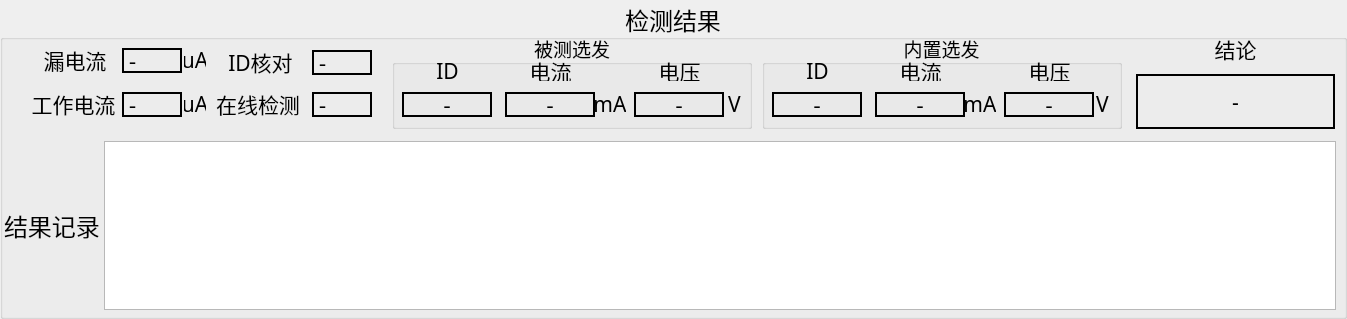
   <widget class="QGroupBox" name="groupBox_3">
    <property name="geometry">
     <rect>
      <x>10</x>
      <y>356</y>
      <width>1347</width>
      <height>319</height>
     </rect>
    </property>
    <property name="font">
     <font>
      <family>幼圆</family>
      <pointsize>18</pointsize>
     </font>
    </property>
    <property name="inputMethodHints">
     <set>Qt::ImhNone</set>
    </property>
    <property name="title">
     <string>检测结果</string>
    </property>
    <property name="alignment">
     <set>Qt::AlignCenter</set>
    </property>
    <property name="flat">
     <bool>false</bool>
    </property>
    <property name="checkable">
     <bool>false</bool>
    </property>
    <widget class="QLabel" name="label_operator_16">
     <property name="geometry">
      <rect>
       <x>4</x>
       <y>208</y>
       <width>97</width>
       <height>35</height>
      </rect>
     </property>
     <property name="font">
      <font>
       <family>幼圆</family>
       <pointsize>18</pointsize>
      </font>
     </property>
     <property name="text">
      <string>结果记录</string>
     </property>
     <property name="textFormat">
      <enum>Qt::AutoText</enum>
     </property>
    </widget>
    <widget class="QTableView" name="tableView_result">
     <property name="geometry">
      <rect>
       <x>104</x>
       <y>141</y>
       <width>1232</width>
       <height>169</height>
      </rect>
     </property>
    </widget>
    <widget class="QLabel" name="label_operator_70">
     <property name="geometry">
      <rect>
       <x>1138</x>
       <y>32</y>
       <width>195</width>
       <height>33</height>
      </rect>
     </property>
     <property name="font">
      <font>
       <family>幼圆</family>
       <pointsize>16</pointsize>
       <weight>50</weight>
       <bold>false</bold>
      </font>
     </property>
     <property name="text">
      <string>结论</string>
     </property>
     <property name="textFormat">
      <enum>Qt::AutoText</enum>
     </property>
     <property name="alignment">
      <set>Qt::AlignCenter</set>
     </property>
    </widget>
    <widget class="QLabel" name="label_finalResult">
     <property name="geometry">
      <rect>
       <x>1136</x>
       <y>74</y>
       <width>199</width>
       <height>55</height>
      </rect>
     </property>
     <property name="font">
      <font>
       <family>幼圆</family>
       <pointsize>16</pointsize>
       <weight>50</weight>
       <bold>false</bold>
      </font>
     </property>
     <property name="tabletTracking">
      <bool>false</bool>
     </property>
     <property name="frameShape">
      <enum>QFrame::WinPanel</enum>
     </property>
     <property name="frameShadow">
      <enum>QFrame::Plain</enum>
     </property>
     <property name="lineWidth">
      <number>1</number>
     </property>
     <property name="midLineWidth">
      <number>0</number>
     </property>
     <property name="text">
      <string>-</string>
     </property>
     <property name="textFormat">
      <enum>Qt::AutoText</enum>
     </property>
     <property name="alignment">
      <set>Qt::AlignCenter</set>
     </property>
     <property name="wordWrap">
      <bool>false</bool>
     </property>
     <property name="openExternalLinks">
      <bool>false</bool>
     </property>
    </widget>
    <widget class="QLabel" name="label_operator_50">
     <property name="geometry">
      <rect>
       <x>31</x>
       <y>46</y>
       <width>88</width>
       <height>27</height>
      </rect>
     </property>
     <property name="font">
      <font>
       <family>幼圆</family>
       <pointsize>16</pointsize>
       <weight>50</weight>
       <bold>false</bold>
      </font>
     </property>
     <property name="text">
      <string>漏电流</string>
     </property>
     <property name="textFormat">
      <enum>Qt::AutoText</enum>
     </property>
     <property name="alignment">
      <set>Qt::AlignCenter</set>
     </property>
    </widget>
    <widget class="QLabel" name="label_operator_53">
     <property name="geometry">
      <rect>
       <x>28</x>
       <y>90</y>
       <width>91</width>
       <height>27</height>
      </rect>
     </property>
     <property name="font">
      <font>
       <family>幼圆</family>
       <pointsize>16</pointsize>
       <weight>50</weight>
       <bold>false</bold>
      </font>
     </property>
     <property name="text">
      <string>工作电流</string>
     </property>
     <property name="textFormat">
      <enum>Qt::AutoText</enum>
     </property>
     <property name="alignment">
      <set>Qt::AlignCenter</set>
     </property>
    </widget>
    <widget class="QGroupBox" name="groupBox_5">
     <property name="geometry">
      <rect>
       <x>762</x>
       <y>32</y>
       <width>360</width>
       <height>97</height>
      </rect>
     </property>
     <property name="font">
      <font>
       <family>幼圆</family>
       <pointsize>14</pointsize>
       <weight>50</weight>
       <bold>false</bold>
      </font>
     </property>
     <property name="title">
      <string>内置选发</string>
     </property>
     <property name="alignment">
      <set>Qt::AlignCenter</set>
     </property>
     <widget class="QLabel" name="label_resDet1Current">
      <property name="geometry">
       <rect>
        <x>113</x>
        <y>60</y>
        <width>90</width>
        <height>25</height>
       </rect>
      </property>
      <property name="font">
       <font>
        <family>Times New Roman</family>
        <pointsize>16</pointsize>
        <weight>50</weight>
        <bold>false</bold>
       </font>
      </property>
      <property name="tabletTracking">
       <bool>false</bool>
      </property>
      <property name="frameShape">
       <enum>QFrame::WinPanel</enum>
      </property>
      <property name="frameShadow">
       <enum>QFrame::Plain</enum>
      </property>
      <property name="lineWidth">
       <number>1</number>
      </property>
      <property name="midLineWidth">
       <number>0</number>
      </property>
      <property name="text">
       <string>-</string>
      </property>
      <property name="textFormat">
       <enum>Qt::AutoText</enum>
      </property>
      <property name="alignment">
       <set>Qt::AlignCenter</set>
      </property>
      <property name="wordWrap">
       <bool>false</bool>
      </property>
      <property name="openExternalLinks">
       <bool>false</bool>
      </property>
     </widget>
     <widget class="QLabel" name="label_resDet1Voltage">
      <property name="geometry">
       <rect>
        <x>242</x>
        <y>60</y>
        <width>90</width>
        <height>25</height>
       </rect>
      </property>
      <property name="font">
       <font>
        <family>Times New Roman</family>
        <pointsize>16</pointsize>
        <weight>50</weight>
        <bold>false</bold>
       </font>
      </property>
      <property name="tabletTracking">
       <bool>false</bool>
      </property>
      <property name="frameShape">
       <enum>QFrame::WinPanel</enum>
      </property>
      <property name="frameShadow">
       <enum>QFrame::Plain</enum>
      </property>
      <property name="lineWidth">
       <number>1</number>
      </property>
      <property name="midLineWidth">
       <number>0</number>
      </property>
      <property name="text">
       <string>-</string>
      </property>
      <property name="textFormat">
       <enum>Qt::AutoText</enum>
      </property>
      <property name="alignment">
       <set>Qt::AlignCenter</set>
      </property>
      <property name="wordWrap">
       <bool>false</bool>
      </property>
      <property name="openExternalLinks">
       <bool>false</bool>
      </property>
     </widget>
     <widget class="QLabel" name="label_operator_65">
      <property name="geometry">
       <rect>
        <x>12</x>
        <y>28</y>
        <width>87</width>
        <height>21</height>
       </rect>
      </property>
      <property name="font">
       <font>
        <family>幼圆</family>
        <pointsize>16</pointsize>
        <weight>50</weight>
        <bold>false</bold>
       </font>
      </property>
      <property name="text">
       <string>ID</string>
      </property>
      <property name="textFormat">
       <enum>Qt::AutoText</enum>
      </property>
      <property name="alignment">
       <set>Qt::AlignCenter</set>
      </property>
     </widget>
     <widget class="QLabel" name="label_operator_66">
      <property name="geometry">
       <rect>
        <x>114</x>
        <y>28</y>
        <width>89</width>
        <height>21</height>
       </rect>
      </property>
      <property name="font">
       <font>
        <family>幼圆</family>
        <pointsize>16</pointsize>
        <weight>50</weight>
        <bold>false</bold>
       </font>
      </property>
      <property name="text">
       <string>电流</string>
      </property>
      <property name="textFormat">
       <enum>Qt::AutoText</enum>
      </property>
      <property name="alignment">
       <set>Qt::AlignCenter</set>
      </property>
     </widget>
     <widget class="QLabel" name="label_operator_67">
      <property name="geometry">
       <rect>
        <x>202</x>
        <y>56</y>
        <width>32</width>
        <height>32</height>
       </rect>
      </property>
      <property name="font">
       <font>
        <family>幼圆</family>
        <pointsize>16</pointsize>
        <weight>50</weight>
        <bold>false</bold>
       </font>
      </property>
      <property name="text">
       <string>mA</string>
      </property>
      <property name="textFormat">
       <enum>Qt::AutoText</enum>
      </property>
      <property name="alignment">
       <set>Qt::AlignBottom|Qt::AlignHCenter</set>
      </property>
      <property name="wordWrap">
       <bool>false</bool>
      </property>
      <property name="margin">
       <number>5</number>
      </property>
      <property name="indent">
       <number>1</number>
      </property>
     </widget>
     <widget class="QLabel" name="label_operator_68">
      <property name="geometry">
       <rect>
        <x>244</x>
        <y>28</y>
        <width>87</width>
        <height>21</height>
       </rect>
      </property>
      <property name="font">
       <font>
        <family>幼圆</family>
        <pointsize>16</pointsize>
        <weight>50</weight>
        <bold>false</bold>
       </font>
      </property>
      <property name="text">
       <string>电压</string>
      </property>
      <property name="textFormat">
       <enum>Qt::AutoText</enum>
      </property>
      <property name="alignment">
       <set>Qt::AlignCenter</set>
      </property>
     </widget>
     <widget class="QLabel" name="label_operator_69">
      <property name="geometry">
       <rect>
        <x>330</x>
        <y>56</y>
        <width>21</width>
        <height>32</height>
       </rect>
      </property>
      <property name="font">
       <font>
        <family>幼圆</family>
        <pointsize>16</pointsize>
        <weight>50</weight>
        <bold>false</bold>
       </font>
      </property>
      <property name="text">
       <string>V</string>
      </property>
      <property name="textFormat">
       <enum>Qt::AutoText</enum>
      </property>
      <property name="alignment">
       <set>Qt::AlignBottom|Qt::AlignHCenter</set>
      </property>
      <property name="wordWrap">
       <bool>false</bool>
      </property>
      <property name="margin">
       <number>5</number>
      </property>
      <property name="indent">
       <number>1</number>
      </property>
     </widget>
     <widget class="QLabel" name="label_resDet1ID">
      <property name="geometry">
       <rect>
        <x>10</x>
        <y>60</y>
        <width>90</width>
        <height>25</height>
       </rect>
      </property>
      <property name="font">
       <font>
        <family>Times New Roman</family>
        <pointsize>16</pointsize>
        <weight>50</weight>
        <bold>false</bold>
       </font>
      </property>
      <property name="tabletTracking">
       <bool>false</bool>
      </property>
      <property name="frameShape">
       <enum>QFrame::WinPanel</enum>
      </property>
      <property name="frameShadow">
       <enum>QFrame::Plain</enum>
      </property>
      <property name="lineWidth">
       <number>1</number>
      </property>
      <property name="midLineWidth">
       <number>0</number>
      </property>
      <property name="text">
       <string>-</string>
      </property>
      <property name="textFormat">
       <enum>Qt::AutoText</enum>
      </property>
      <property name="alignment">
       <set>Qt::AlignCenter</set>
      </property>
      <property name="wordWrap">
       <bool>false</bool>
      </property>
      <property name="openExternalLinks">
       <bool>false</bool>
      </property>
     </widget>
    </widget>
    <widget class="QLabel" name="label_resIdCheck">
     <property name="geometry">
      <rect>
       <x>312</x>
       <y>50</y>
       <width>60</width>
       <height>25</height>
      </rect>
     </property>
     <property name="font">
      <font>
       <family>Times New Roman</family>
       <pointsize>16</pointsize>
       <weight>50</weight>
       <bold>false</bold>
      </font>
     </property>
     <property name="tabletTracking">
      <bool>false</bool>
     </property>
     <property name="frameShape">
      <enum>QFrame::WinPanel</enum>
     </property>
     <property name="frameShadow">
      <enum>QFrame::Plain</enum>
     </property>
     <property name="lineWidth">
      <number>1</number>
     </property>
     <property name="midLineWidth">
      <number>0</number>
     </property>
     <property name="text">
      <string>-</string>
     </property>
     <property name="textFormat">
      <enum>Qt::AutoText</enum>
     </property>
     <property name="wordWrap">
      <bool>false</bool>
     </property>
     <property name="openExternalLinks">
      <bool>false</bool>
     </property>
    </widget>
    <widget class="QLabel" name="label_operator_51">
     <property name="geometry">
      <rect>
       <x>184</x>
       <y>46</y>
       <width>22</width>
       <height>27</height>
      </rect>
     </property>
     <property name="font">
      <font>
       <family>幼圆</family>
       <pointsize>16</pointsize>
       <weight>50</weight>
       <bold>false</bold>
      </font>
     </property>
     <property name="text">
      <string>uA</string>
     </property>
     <property name="textFormat">
      <enum>Qt::AutoText</enum>
     </property>
     <property name="alignment">
      <set>Qt::AlignCenter</set>
     </property>
    </widget>
    <widget class="QLabel" name="label_operator_52">
     <property name="geometry">
      <rect>
       <x>184</x>
       <y>90</y>
       <width>22</width>
       <height>27</height>
      </rect>
     </property>
     <property name="font">
      <font>
       <family>幼圆</family>
       <pointsize>16</pointsize>
       <weight>50</weight>
       <bold>false</bold>
      </font>
     </property>
     <property name="text">
      <string>uA</string>
     </property>
     <property name="textFormat">
      <enum>Qt::AutoText</enum>
     </property>
     <property name="alignment">
      <set>Qt::AlignCenter</set>
     </property>
    </widget>
    <widget class="QLabel" name="label_resOnlineCheck">
     <property name="geometry">
      <rect>
       <x>312</x>
       <y>92</y>
       <width>60</width>
       <height>25</height>
      </rect>
     </property>
     <property name="font">
      <font>
       <family>Times New Roman</family>
       <pointsize>16</pointsize>
       <weight>50</weight>
       <bold>false</bold>
      </font>
     </property>
     <property name="tabletTracking">
      <bool>false</bool>
     </property>
     <property name="frameShape">
      <enum>QFrame::WinPanel</enum>
     </property>
     <property name="frameShadow">
      <enum>QFrame::Plain</enum>
     </property>
     <property name="lineWidth">
      <number>1</number>
     </property>
     <property name="midLineWidth">
      <number>0</number>
     </property>
     <property name="text">
      <string>-</string>
     </property>
     <property name="textFormat">
      <enum>Qt::AutoText</enum>
     </property>
     <property name="wordWrap">
      <bool>false</bool>
     </property>
     <property name="openExternalLinks">
      <bool>false</bool>
     </property>
    </widget>
    <widget class="QLabel" name="label_operator_57">
     <property name="geometry">
      <rect>
       <x>214</x>
       <y>90</y>
       <width>88</width>
       <height>27</height>
      </rect>
     </property>
     <property name="font">
      <font>
       <family>幼圆</family>
       <pointsize>16</pointsize>
       <weight>50</weight>
       <bold>false</bold>
      </font>
     </property>
     <property name="text">
      <string>在线检测</string>
     </property>
     <property name="textFormat">
      <enum>Qt::AutoText</enum>
     </property>
     <property name="alignment">
      <set>Qt::AlignCenter</set>
     </property>
    </widget>
    <widget class="QLabel" name="label_resWorkCurrent">
     <property name="geometry">
      <rect>
       <x>122</x>
       <y>92</y>
       <width>60</width>
       <height>25</height>
      </rect>
     </property>
     <property name="font">
      <font>
       <family>Times New Roman</family>
       <pointsize>16</pointsize>
       <weight>50</weight>
       <bold>false</bold>
      </font>
     </property>
     <property name="tabletTracking">
      <bool>false</bool>
     </property>
     <property name="frameShape">
      <enum>QFrame::WinPanel</enum>
     </property>
     <property name="frameShadow">
      <enum>QFrame::Plain</enum>
     </property>
     <property name="lineWidth">
      <number>1</number>
     </property>
     <property name="midLineWidth">
      <number>0</number>
     </property>
     <property name="text">
      <string>-</string>
     </property>
     <property name="textFormat">
      <enum>Qt::AutoText</enum>
     </property>
     <property name="wordWrap">
      <bool>false</bool>
     </property>
     <property name="openExternalLinks">
      <bool>false</bool>
     </property>
    </widget>
    <widget class="QGroupBox" name="groupBox_4">
     <property name="geometry">
      <rect>
       <x>392</x>
       <y>32</y>
       <width>360</width>
       <height>97</height>
      </rect>
     </property>
     <property name="font">
      <font>
       <family>幼圆</family>
       <pointsize>14</pointsize>
       <weight>50</weight>
       <bold>false</bold>
      </font>
     </property>
     <property name="title">
      <string>被测选发</string>
     </property>
     <property name="alignment">
      <set>Qt::AlignCenter</set>
     </property>
     <widget class="QLabel" name="label_operator_63">
      <property name="geometry">
       <rect>
        <x>332</x>
        <y>56</y>
        <width>21</width>
        <height>32</height>
       </rect>
      </property>
      <property name="font">
       <font>
        <family>幼圆</family>
        <pointsize>16</pointsize>
        <weight>50</weight>
        <bold>false</bold>
       </font>
      </property>
      <property name="text">
       <string>V</string>
      </property>
      <property name="textFormat">
       <enum>Qt::AutoText</enum>
      </property>
      <property name="alignment">
       <set>Qt::AlignBottom|Qt::AlignHCenter</set>
      </property>
      <property name="wordWrap">
       <bool>false</bool>
      </property>
      <property name="margin">
       <number>5</number>
      </property>
      <property name="indent">
       <number>1</number>
      </property>
     </widget>
     <widget class="QLabel" name="label_operator_64">
      <property name="geometry">
       <rect>
        <x>202</x>
        <y>56</y>
        <width>32</width>
        <height>32</height>
       </rect>
      </property>
      <property name="font">
       <font>
        <family>幼圆</family>
        <pointsize>16</pointsize>
        <weight>50</weight>
        <bold>false</bold>
       </font>
      </property>
      <property name="text">
       <string>mA</string>
      </property>
      <property name="textFormat">
       <enum>Qt::AutoText</enum>
      </property>
      <property name="alignment">
       <set>Qt::AlignBottom|Qt::AlignHCenter</set>
      </property>
      <property name="wordWrap">
       <bool>false</bool>
      </property>
      <property name="margin">
       <number>5</number>
      </property>
      <property name="indent">
       <number>1</number>
      </property>
     </widget>
     <widget class="QLabel" name="label_resDet2ID">
      <property name="geometry">
       <rect>
        <x>10</x>
        <y>60</y>
        <width>90</width>
        <height>25</height>
       </rect>
      </property>
      <property name="font">
       <font>
        <family>Times New Roman</family>
        <pointsize>16</pointsize>
        <weight>50</weight>
        <bold>false</bold>
       </font>
      </property>
      <property name="tabletTracking">
       <bool>false</bool>
      </property>
      <property name="frameShape">
       <enum>QFrame::WinPanel</enum>
      </property>
      <property name="frameShadow">
       <enum>QFrame::Plain</enum>
      </property>
      <property name="lineWidth">
       <number>1</number>
      </property>
      <property name="midLineWidth">
       <number>0</number>
      </property>
      <property name="text">
       <string>-</string>
      </property>
      <property name="textFormat">
       <enum>Qt::AutoText</enum>
      </property>
      <property name="alignment">
       <set>Qt::AlignCenter</set>
      </property>
      <property name="wordWrap">
       <bool>false</bool>
      </property>
      <property name="openExternalLinks">
       <bool>false</bool>
      </property>
     </widget>
     <widget class="QLabel" name="label_resDet2Voltage">
      <property name="geometry">
       <rect>
        <x>242</x>
        <y>60</y>
        <width>90</width>
        <height>25</height>
       </rect>
      </property>
      <property name="font">
       <font>
        <family>Times New Roman</family>
        <pointsize>16</pointsize>
        <weight>50</weight>
        <bold>false</bold>
       </font>
      </property>
      <property name="tabletTracking">
       <bool>false</bool>
      </property>
      <property name="frameShape">
       <enum>QFrame::WinPanel</enum>
      </property>
      <property name="frameShadow">
       <enum>QFrame::Plain</enum>
      </property>
      <property name="lineWidth">
       <number>1</number>
      </property>
      <property name="midLineWidth">
       <number>0</number>
      </property>
      <property name="text">
       <string>-</string>
      </property>
      <property name="textFormat">
       <enum>Qt::AutoText</enum>
      </property>
      <property name="alignment">
       <set>Qt::AlignCenter</set>
      </property>
      <property name="wordWrap">
       <bool>false</bool>
      </property>
      <property name="openExternalLinks">
       <bool>false</bool>
      </property>
     </widget>
     <widget class="QLabel" name="label_resDet2Current">
      <property name="geometry">
       <rect>
        <x>113</x>
        <y>60</y>
        <width>90</width>
        <height>25</height>
       </rect>
      </property>
      <property name="font">
       <font>
        <family>Times New Roman</family>
        <pointsize>16</pointsize>
        <weight>50</weight>
        <bold>false</bold>
       </font>
      </property>
      <property name="tabletTracking">
       <bool>false</bool>
      </property>
      <property name="frameShape">
       <enum>QFrame::WinPanel</enum>
      </property>
      <property name="frameShadow">
       <enum>QFrame::Plain</enum>
      </property>
      <property name="lineWidth">
       <number>1</number>
      </property>
      <property name="midLineWidth">
       <number>0</number>
      </property>
      <property name="text">
       <string>-</string>
      </property>
      <property name="textFormat">
       <enum>Qt::AutoText</enum>
      </property>
      <property name="alignment">
       <set>Qt::AlignCenter</set>
      </property>
      <property name="wordWrap">
       <bool>false</bool>
      </property>
      <property name="openExternalLinks">
       <bool>false</bool>
      </property>
     </widget>
     <widget class="QLabel" name="label_operator_60">
      <property name="geometry">
       <rect>
        <x>12</x>
        <y>28</y>
        <width>87</width>
        <height>21</height>
       </rect>
      </property>
      <property name="font">
       <font>
        <family>幼圆</family>
        <pointsize>16</pointsize>
        <weight>50</weight>
        <bold>false</bold>
       </font>
      </property>
      <property name="text">
       <string>ID</string>
      </property>
      <property name="textFormat">
       <enum>Qt::AutoText</enum>
      </property>
      <property name="alignment">
       <set>Qt::AlignCenter</set>
      </property>
     </widget>
     <widget class="QLabel" name="label_operator_61">
      <property name="geometry">
       <rect>
        <x>114</x>
        <y>28</y>
        <width>89</width>
        <height>21</height>
       </rect>
      </property>
      <property name="font">
       <font>
        <family>幼圆</family>
        <pointsize>16</pointsize>
        <weight>50</weight>
        <bold>false</bold>
       </font>
      </property>
      <property name="text">
       <string>电流</string>
      </property>
      <property name="textFormat">
       <enum>Qt::AutoText</enum>
      </property>
      <property name="alignment">
       <set>Qt::AlignCenter</set>
      </property>
     </widget>
     <widget class="QLabel" name="label_operator_62">
      <property name="geometry">
       <rect>
        <x>244</x>
        <y>28</y>
        <width>87</width>
        <height>21</height>
       </rect>
      </property>
      <property name="font">
       <font>
        <family>幼圆</family>
        <pointsize>16</pointsize>
        <weight>50</weight>
        <bold>false</bold>
       </font>
      </property>
      <property name="text">
       <string>电压</string>
      </property>
      <property name="textFormat">
       <enum>Qt::AutoText</enum>
      </property>
      <property name="alignment">
       <set>Qt::AlignCenter</set>
      </property>
     </widget>
    </widget>
    <widget class="QLabel" name="label_resDrainCurrent">
     <property name="geometry">
      <rect>
       <x>122</x>
       <y>48</y>
       <width>60</width>
       <height>25</height>
      </rect>
     </property>
     <property name="font">
      <font>
       <family>Times New Roman</family>
       <pointsize>16</pointsize>
       <weight>50</weight>
       <bold>false</bold>
      </font>
     </property>
     <property name="tabletTracking">
      <bool>false</bool>
     </property>
     <property name="frameShape">
      <enum>QFrame::WinPanel</enum>
     </property>
     <property name="frameShadow">
      <enum>QFrame::Plain</enum>
     </property>
     <property name="lineWidth">
      <number>1</number>
     </property>
     <property name="midLineWidth">
      <number>0</number>
     </property>
     <property name="text">
      <string>-</string>
     </property>
     <property name="textFormat">
      <enum>Qt::AutoText</enum>
     </property>
     <property name="wordWrap">
      <bool>false</bool>
     </property>
     <property name="openExternalLinks">
      <bool>false</bool>
     </property>
    </widget>
    <widget class="QLabel" name="label_operator_56">
     <property name="geometry">
      <rect>
       <x>228</x>
       <y>48</y>
       <width>65</width>
       <height>27</height>
      </rect>
     </property>
     <property name="font">
      <font>
       <family>幼圆</family>
       <pointsize>16</pointsize>
       <weight>50</weight>
       <bold>false</bold>
      </font>
     </property>
     <property name="text">
      <string>ID核对</string>
     </property>
     <property name="textFormat">
      <enum>Qt::AutoText</enum>
     </property>
     <property name="alignment">
      <set>Qt::AlignCenter</set>
     </property>
    </widget>
   </widget>
